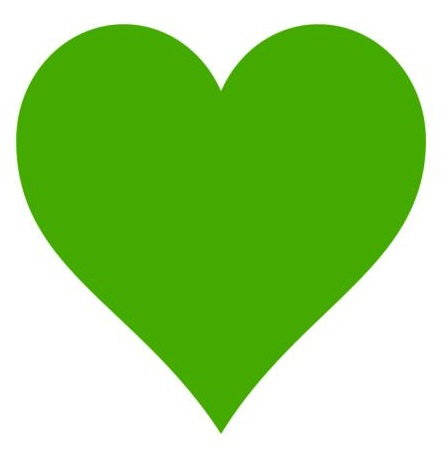
#> input picture Topic/009_cvtColor/green.jpg, 445 x 455 px, found by its file name
$ python 009_cvtColor.py
#> lines starting #> are read from the running program, lines starting #| are printed output that depends on the picture; after the words box and inside, x2 and y2 are one past the last pixel; in counts of white or black regions, pixels touching at a corner belong together
import cv2 as cv

src = cv.imread("H:\\OpenCV_Learning\\009_cvtColor\\green.jpg")
#> src is the input picture: shape (455, 445, 3); mean B, G, R 117, 208.3, 153.4
cv.namedWindow("BGR", cv.WINDOW_AUTOSIZE)
cv.imshow("BGR", src)

# BGR to HSV
hsv_result = cv.cvtColor(src, cv.COLOR_BGR2HSV)
#> hsv_result: shape (455, 445, 3); mean H, S, V 31.6, 137.3, 208.4
cv.imshow("hsv_result", hsv_result)

# BGR to YUV
yuv_result = cv.cvtColor(src, cv.COLOR_BGR2YUV)
#> yuv_result: shape (455, 445, 3); mean of channels 0, 1, 2 181.6, 96, 103.1
cv.imshow("yuv_result", yuv_result)

# BGR to YCrCB
ycrcb_result = cv.cvtColor(src, cv.COLOR_BGR2YCrCb)
#> ycrcb_result: shape (455, 445, 3); mean of channels 0, 1, 2 181.6, 108, 91.6
cv.imshow("ycrcb_result", ycrcb_result)

# inRange
mask = cv.inRange(hsv_result, (35, 43, 46), (77, 255, 255))  # 将绿色保存
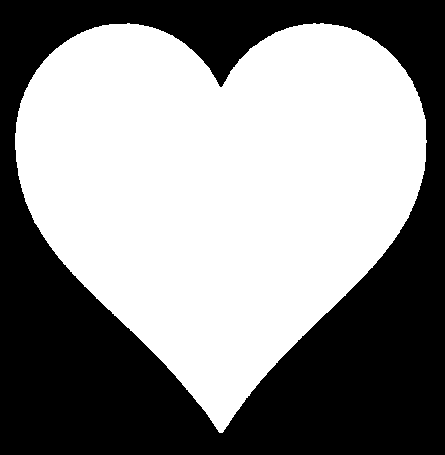
#> mask: shape (455, 445); 54.8% white; 1 black region, box (x1, y1, x2, y2) and area: (0, 0, 445, 455) 91428
cv.imshow("mask", mask)
dst = cv.bitwise_and(src, src, mask=mask)
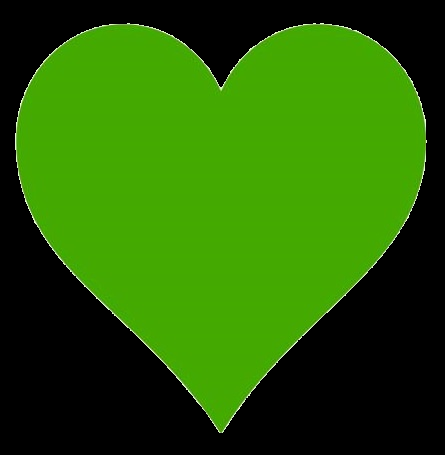
#> dst: shape (455, 445, 3); mean B, G, R 2.2, 93.2, 38.5
cv.imshow("dst", dst)

cv.waitKey(0)
cv.destroyAllWindows()
